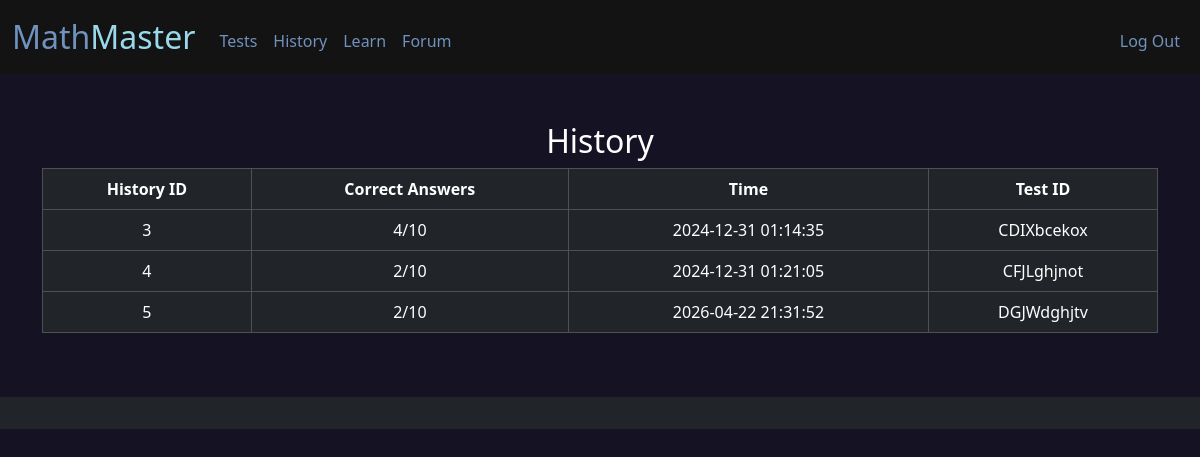
/history (signed in), run on an earlier commit of the app's database.
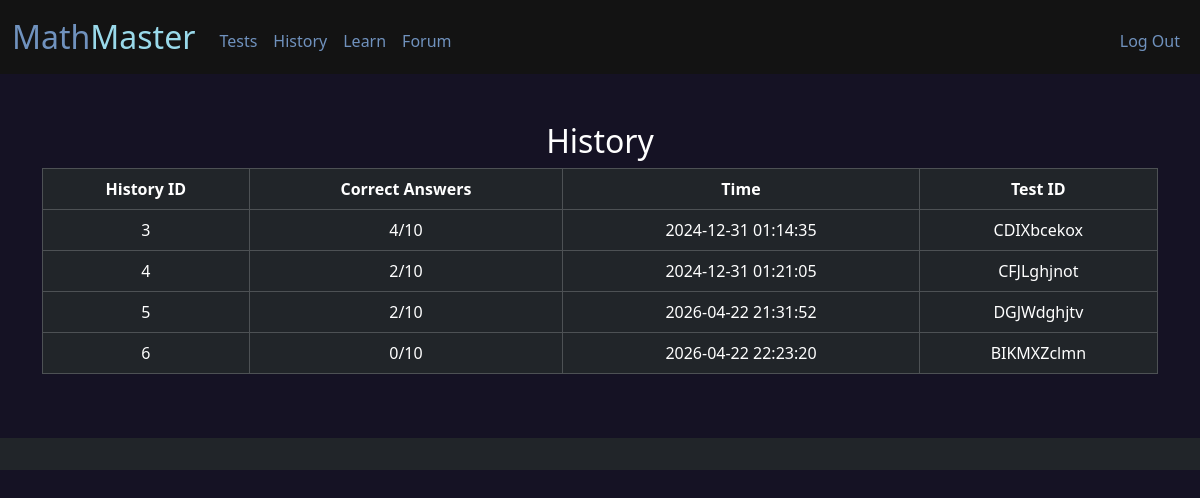
And on a later commit of the database.
### tables this page shows
CREATE TABLE history(
id INTEGER PRIMARY KEY AUTOINCREMENT NOT NULL,
user TEXT,
correct_answers NUMERIC,
test_id TEXT,
time TEXT
);

### app.py (the view)
@app.route("/history")
@login_required
def history():
    name = db.execute("SELECT username FROM users WHERE id = ?", session["user_id"])
    username = name[0]['username']
    info = db.execute("SELECT * FROM history WHERE user = ?", username)
    return render_template("history.html", info=info)

### app.py (called while the page is built)
@app.after_request
def after_request(response):
    response.headers["Cache-Control"] = "no-cache, no-store, must-revalidate"
    response.headers["Expires"] = 0
    response.headers["Pragma"] = "no-cache"
    return response

### helpers.py (called while the page is built)
def login_required(f):
    @wraps(f)
    def decorated_function(*args, **kwargs):
        if session.get("user_id") is None:
            return redirect("/login")
        return f(*args, **kwargs)
    return decorated_function

### templates/history.html (shortened to what this page needs)
{% extends "layout.html" %}
{% block main %}
    <div class="table">
        <h2>History</h2>
        <table class="table table-bordered table-dark">
            <thead>
                <tr>
                    <th>History ID</th>
                    <th>Correct Answers</th>
                    <th>Time</th>
                    <th>Test ID</th>
                </tr>
            </thead>
            <tbody>
                {% for info in info %}
                    <tr>
                        <td>{{ info.id }}</td>
                        <td>{{ info.correct_answers }}/10</td>
                        <td>{{ info.time }}</td>
                        <td>{{ info.test_id }}</td>
                    </tr>
                {% endfor %}
            </tbody>
        </table>
    </div>
{% endblock %}

What changed in the data, as far as the page shows it:
added history: id "6", correct_answers "0", time "2026-04-22 22:23:20", test_id "BIKMXZclmn"
